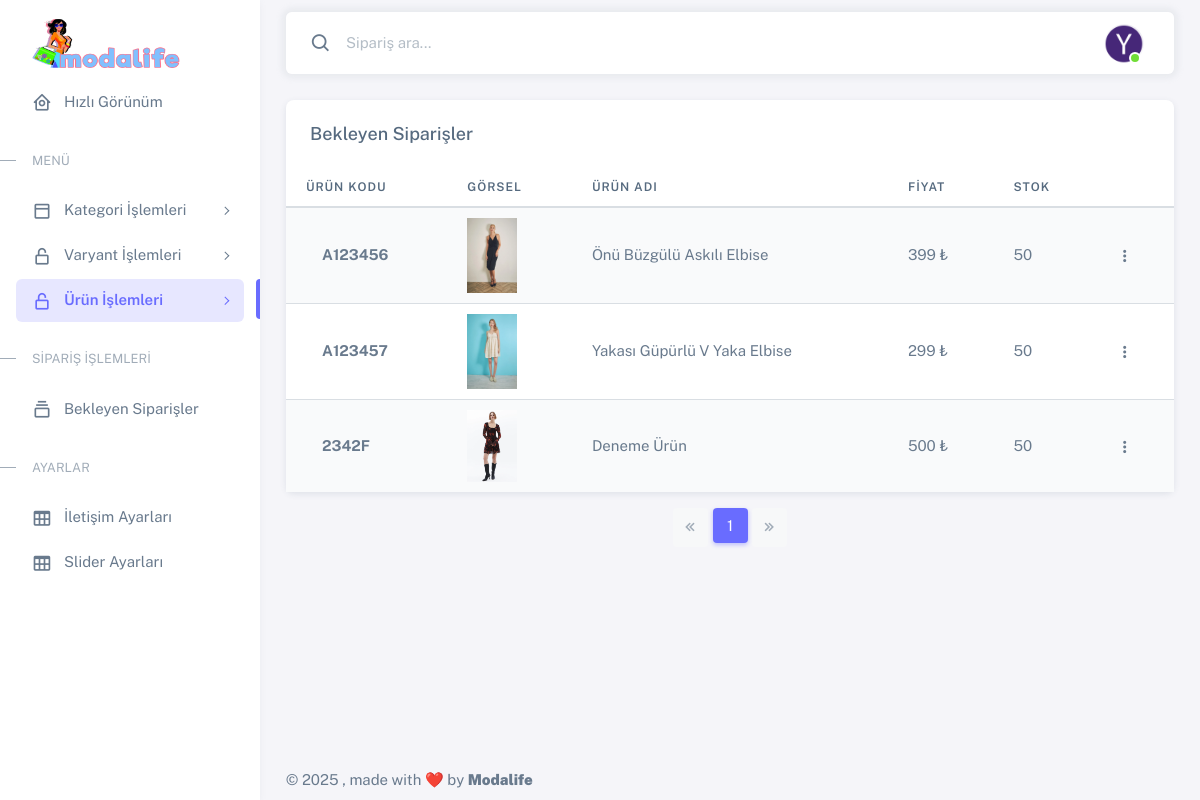
/eticaret/admin/urun-duzenle-sil.php, run on the app's committed database.
### tables this page shows
CREATE TABLE IF NOT EXISTS `urunler` (
  `KAYIT_ID` int(11) NOT NULL AUTO_INCREMENT,
  `URUN_KODU` varchar(50) NOT NULL,
  `RESIM` varchar(50) NOT NULL,
  `URUN_ADI` varchar(100) NOT NULL,
  `ACIKLAMA` varchar(500) NOT NULL,
  `FIYAT` varchar(50) NOT NULL,
  `STOK` int(11) NOT NULL,
  `ETIKETLER` varchar(100) NOT NULL,
  `KUMAS_CINSI` varchar(100) NOT NULL,
  `CINSIYET` varchar(100) NOT NULL,
  `URUN_LINK` varchar(500) NOT NULL,
  `PUAN` float NOT NULL,
  `ANA_KATEGORI` varchar(50) NOT NULL,
  `ALT_KATEGORI` varchar(50) NOT NULL,
  PRIMARY KEY (`KAYIT_ID`)
);

### eticaret/admin/urun-duzenle-sil.php (the view, shortened to what this page needs)
<?php include 'assets/fonk/mysql.php'; ?>
<!DOCTYPE html>
<html lang="tr" class="light-style layout-menu-fixed" dir="ltr" data-theme="theme-default" data-assets-path="assets/" data-template="vertical-menu-template-free">
<?php include 'view/head.php'; ?>
<body>
  <div class="layout-wrapper layout-content-navbar">
    <div class="layout-container">
      <?php include 'view/solmenu.php'; ?>
      <div class="layout-page">
        <?php include 'view/ustmenu.php'; ?>
        <div class="content-wrapper">
          <div class="container-fluid flex-grow-1 container-p-y">
            <div class="col-lg-12 col-md-4 order-1">
              <div class="card">
                <h5 class="card-header">Bekleyen Siparişler</h5>
                <div class="table-responsive text-nowrap">
                  <table class="table table-striped">
                    <thead>
                      <tr>
                        <th>ÜRÜN KODU</th>
                        <th>GÖRSEL</th>
                        <th>ÜRÜN ADI</th>
                        <th>FİYAT</th>
                        <th>STOK</th>
                      </tr>
                    </thead>
                    <tbody class="table-border-bottom-0">
                      <?php
                      $page = isset($_GET['page']) ? (int)$_GET['page'] : 1;
                      $limit = 20;
                      $offset = ($page - 1) * $limit;
                      $total_sql = "SELECT COUNT(*) FROM urunler";
                      $stmt = $conn->prepare($total_sql);
                      $stmt->execute();
                      $total_results = $stmt->fetchColumn();
                      $total_pages = ceil($total_results / $limit);
                      $sql = "SELECT * FROM urunler LIMIT :limit OFFSET :offset";
                      $stmt = $conn->prepare($sql);
                      $stmt->bindParam(':limit', $limit, PDO::PARAM_INT);
                      $stmt->bindParam(':offset', $offset, PDO::PARAM_INT);
                      $stmt->execute();
                      while ($row = $stmt->fetch(PDO::FETCH_ASSOC)) {
                        $urunkodu = $row['URUN_KODU'];
                        $resim = $row['RESIM'];
                        $urunadi = $row['URUN_ADI'];
                        $fiyat = $row['FIYAT'];
                        $stok = $row['STOK'];
                      ?>
                        <tr>
                          <td><i class="fab fa-angular fa-lg text-danger me-3"></i> <strong><?php echo $urunkodu; ?></strong></td>
                          <td><img class="product-image" src="../assets/images/upload/product/<?php echo htmlspecialchars($resim); ?>" style="width: 50px;"></td>
                          <td><?php echo $urunadi; ?></td>
                          <td><?php echo $fiyat; ?> ₺</td>
                          <td><?php echo $stok; ?></td>
                          <td>
                            <div class="dropdown">
                              <button type="button" class="btn p-0 dropdown-toggle hide-arrow" data-bs-toggle="dropdown">
                                <i class="bx bx-dots-vertical-rounded"></i>
                              </button>
                            </div>
                          </td>
                        </tr>
                      <?php
                      }
                      ?>
                    </tbody>
                  </table>
                </div>
              </div>
              <nav aria-label="Sayfa navigasyonu" class="mt-3">
                <ul class="pagination justify-content-center">
                  <li class="page-item <?php if($page <= 1) echo 'disabled'; ?>">
                    <a class="page-link" href="?page=<?php echo max(1, $page - 1); ?>"><i class="tf-icon bx bx-chevrons-left"></i></a>
                  </li>
                  <?php for ($i = 1; $i <= $total_pages; $i++): ?>
                    <li class="page-item <?php if ($page == $i) echo 'active'; ?>">
                      <a class="page-link" href="?page=<?php echo $i; ?>"><?php echo $i; ?></a>
                    </li>
                  <?php endfor; ?>
                  <li class="page-item <?php if($page >= $total_pages) echo 'disabled'; ?>">
                    <a class="page-link" href="?page=<?php echo min($total_pages, $page + 1); ?>"><i class="tf-icon bx bx-chevrons-right"></i></a>
                  </li>
                </ul>
              </nav>
            </div>
          </div>
          <?php include 'view/footer.php'; ?>
        </div>
      </div>
    </div>
  </div>
</body>
</html>

### data on the page
urunler: URUN_KODU "A123456", RESIM (picture), URUN_ADI "Önü Büzgülü Askılı Elbise", FIYAT "399", STOK "50"
urunler: URUN_KODU "A123457", RESIM (picture), URUN_ADI "Yakası Güpürlü V Yaka Elbise", FIYAT "299", STOK "50"
urunler: URUN_KODU "2342F", RESIM (picture), URUN_ADI "Deneme Ürün", FIYAT "500", STOK "50"
